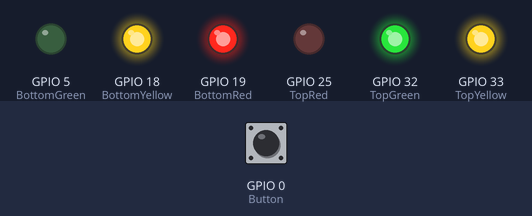
Simulated run of this program. Board: ESP32. On the bench: output pins drawn as LEDs (lit = HIGH). The test bench sets the inputs (shaded band); at power-on: GPIO 0 (Button) LOW.

Above: at 1.0 s.
At 9.0 s:
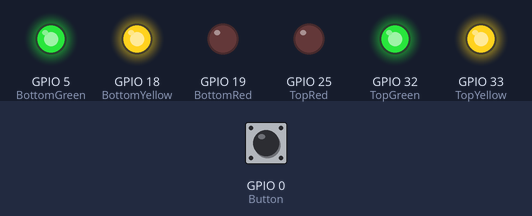
At 15.0 s:
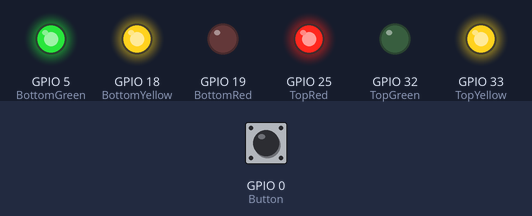
At 17.0 s:
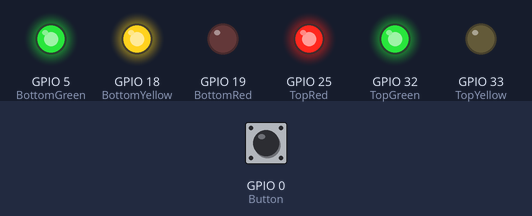
At 31.0 s:
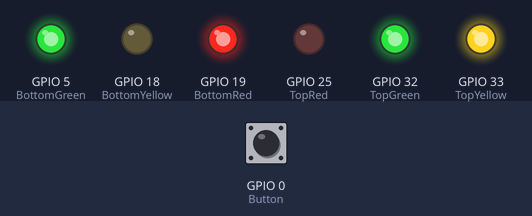
Timing chart, 0 to 36.4 s (numbered marks = the images above):
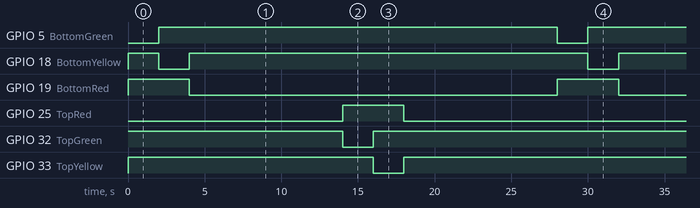

Measured:
- by itself, GPIO 5 (BottomGreen), GPIO 18 (BottomYellow), GPIO 32 (TopGreen), GPIO 33 (TopYellow): alternates HIGH for 26.0 s and LOW for 2.0 s
- by itself, GPIO 19 (BottomRed), GPIO 25 (TopRed): alternates HIGH for 4.0 s and LOW for 24.0 s
- by itself, everything shown: repeats every 28.0 s, in 7 steps

The program:

main.cpp
```cpp
#include <Arduino.h>

//LOW MEANS ON
//HIGH MEANS OFF


#define TopRed 25
#define TopYellow 33
#define TopGreen 32

#define BottomRed 19
#define BottomYellow 18
#define BottomGreen 5

#define Button 0


int delayTime = 10000;


void changeDelay(){
// if delay time is 10 seconds, change it to 20 seconds
  if (delayTime == 1000)
    delayTime = 20000;
  else
    delayTime = 10000;
}

void setup() {
 pinMode(TopGreen,OUTPUT);
 pinMode(TopYellow,OUTPUT);

pinMode(TopRed,OUTPUT);

pinMode(BottomGreen,OUTPUT);
pinMode(BottomRed,OUTPUT);
pinMode(BottomYellow,OUTPUT);

digitalWrite(TopGreen,HIGH);
digitalWrite(TopYellow,HIGH);
digitalWrite(TopRed,HIGH);
digitalWrite(BottomGreen,HIGH);
digitalWrite(BottomYellow,HIGH);
digitalWrite(BottomRed,HIGH);

pinMode(Button,INPUT_PULLDOWN);
attachInterrupt(digitalPinToInterrupt(Button),changeDelay,HIGH);
}


void loop() {
  digitalWrite(TopRed,LOW);     // top red stays on
  digitalWrite(BottomGreen,LOW),  //Bottom  green on
  delay(2000);

  digitalWrite(BottomGreen,HIGH); //Bottom green off
  digitalWrite(BottomYellow,LOW); //Bottom yellow on
  delay(2000);

  digitalWrite(BottomYellow,HIGH); // yellow off
  digitalWrite(BottomRed,LOW);     //Bottom red on
  delay(delayTime);

  digitalWrite(TopRed,HIGH);     //top red off
  digitalWrite(TopGreen,LOW),  //top  green on
  delay(2000);

  digitalWrite(TopGreen,HIGH); //top green off
  digitalWrite(TopYellow,LOW); //top yellow on
  delay(2000);

  digitalWrite(TopYellow,HIGH); //top yellow off
   digitalWrite(TopRed,LOW);     //top red stays on
   delay(delayTime);
  digitalWrite(BottomRed,HIGH);  //Bottom Red off


  // digitalWrite(BottomGreen,LOW),  //Bottom  green on
  // //delay

  // digitalWrite(BottomGreen,HIGH); //Bottom green off
  // digitalWrite(BottomYellow,LOW); //Bottom yellow on
  // delay(2000);

  // digitalWrite(BottomYellow,HIGH); // yellow off
  // digitalWrite(BottomRed,LOW);     //Bottom red on
  // delay(delayTime);

  // digitalWrite(TopRed,HIGH);     //top red off
}
```
